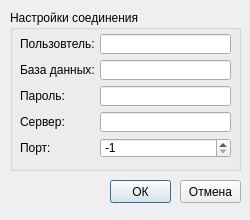
<?xml version="1.0" encoding="UTF-8"?>
<ui version="4.0">
 <class>QSQLConnectionDialog</class>
 <widget class="QDialog" name="QSQLConnectionDialog">
  <property name="geometry">
   <rect>
    <x>0</x>
    <y>0</y>
    <width>250</width>
    <height>220</height>
   </rect>
  </property>
  <property name="minimumSize">
   <size>
    <width>250</width>
    <height>220</height>
   </size>
  </property>
  <property name="maximumSize">
   <size>
    <width>250</width>
    <height>220</height>
   </size>
  </property>
  <property name="windowTitle">
   <string>Dialog</string>
  </property>
  <widget class="QPushButton" name="okButton">
   <property name="geometry">
    <rect>
     <x>110</x>
     <y>180</y>
     <width>61</width>
     <height>23</height>
    </rect>
   </property>
   <property name="text">
    <string>ОК</string>
   </property>
  </widget>
  <widget class="QPushButton" name="cancelButton">
   <property name="geometry">
    <rect>
     <x>180</x>
     <y>180</y>
     <width>61</width>
     <height>23</height>
    </rect>
   </property>
   <property name="text">
    <string>Отмена</string>
   </property>
  </widget>
  <widget class="QGroupBox" name="groupBox">
   <property name="geometry">
    <rect>
     <x>10</x>
     <y>10</y>
     <width>231</width>
     <height>161</height>
    </rect>
   </property>
   <property name="title">
    <string>Настройки соединения</string>
   </property>
   <widget class="QLabel" name="textLabel4">
    <property name="geometry">
     <rect>
      <x>10</x>
      <y>24</y>
      <width>80</width>
      <height>20</height>
     </rect>
    </property>
    <property name="text">
     <string>Пользовтель:</string>
    </property>
   </widget>
   <widget class="QLabel" name="textLabel5_2">
    <property name="geometry">
     <rect>
      <x>10</x>
      <y>128</y>
      <width>80</width>
      <height>20</height>
     </rect>
    </property>
    <property name="text">
     <string>Порт:</string>
    </property>
   </widget>
   <widget class="QLabel" name="textLabel4_2">
    <property name="geometry">
     <rect>
      <x>10</x>
      <y>76</y>
      <width>80</width>
      <height>20</height>
     </rect>
    </property>
    <property name="text">
     <string>Пароль:</string>
    </property>
   </widget>
   <widget class="QLabel" name="textLabel5">
    <property name="geometry">
     <rect>
      <x>10</x>
      <y>102</y>
      <width>80</width>
      <height>20</height>
     </rect>
    </property>
    <property name="text">
     <string>Сервер:</string>
    </property>
   </widget>
   <widget class="QLineEdit" name="userName">
    <property name="geometry">
     <rect>
      <x>90</x>
      <y>24</y>
      <width>131</width>
      <height>20</height>
     </rect>
    </property>
   </widget>
   <widget class="QLineEdit" name="password">
    <property name="geometry">
     <rect>
      <x>90</x>
      <y>76</y>
      <width>131</width>
      <height>20</height>
     </rect>
    </property>
    <property name="inputMethodHints">
     <set>Qt::ImhHiddenText|Qt::ImhNoAutoUppercase|Qt::ImhNoPredictiveText|Qt::ImhSensitiveData</set>
    </property>
    <property name="echoMode">
     <enum>QLineEdit::Password</enum>
    </property>
   </widget>
   <widget class="QLineEdit" name="hostName">
    <property name="geometry">
     <rect>
      <x>90</x>
      <y>102</y>
      <width>131</width>
      <height>20</height>
     </rect>
    </property>
   </widget>
   <widget class="SpinBox" name="port">
    <property name="geometry">
     <rect>
      <x>90</x>
      <y>128</y>
      <width>131</width>
      <height>20</height>
     </rect>
    </property>
    <property name="minimum">
     <number>-1</number>
    </property>
    <property name="maximum">
     <number>65535</number>
    </property>
    <property name="value">
     <number>-1</number>
    </property>
   </widget>
   <widget class="QLabel" name="textLabel4_3">
    <property name="geometry">
     <rect>
      <x>10</x>
      <y>50</y>
      <width>80</width>
      <height>20</height>
     </rect>
    </property>
    <property name="text">
     <string>База данных:</string>
    </property>
   </widget>
   <widget class="QLineEdit" name="dataBase">
    <property name="geometry">
     <rect>
      <x>90</x>
      <y>50</y>
      <width>131</width>
      <height>20</height>
     </rect>
    </property>
   </widget>
  </widget>
 </widget>
 <customwidgets>
  <customwidget>
   <class>SpinBox</class>
   <extends>QSpinBox</extends>
   <header>spinbox.h</header>
  </customwidget>
 </customwidgets>
 <tabstops>
  <tabstop>userName</tabstop>
  <tabstop>dataBase</tabstop>
  <tabstop>password</tabstop>
  <tabstop>hostName</tabstop>
  <tabstop>port</tabstop>
  <tabstop>okButton</tabstop>
  <tabstop>cancelButton</tabstop>
 </tabstops>
 <resources/>
 <connections/>
</ui>
